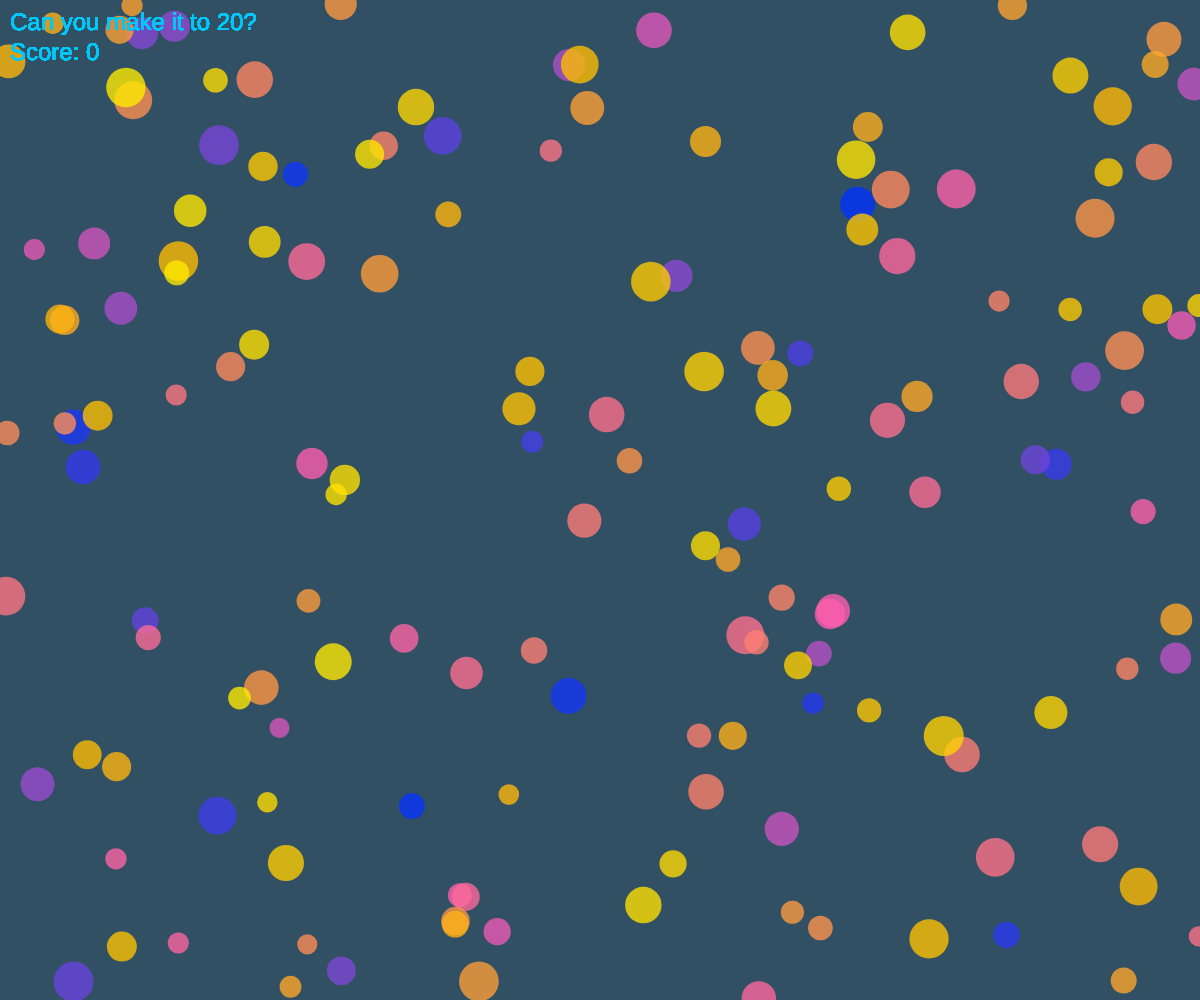
Frame 1 (no input)
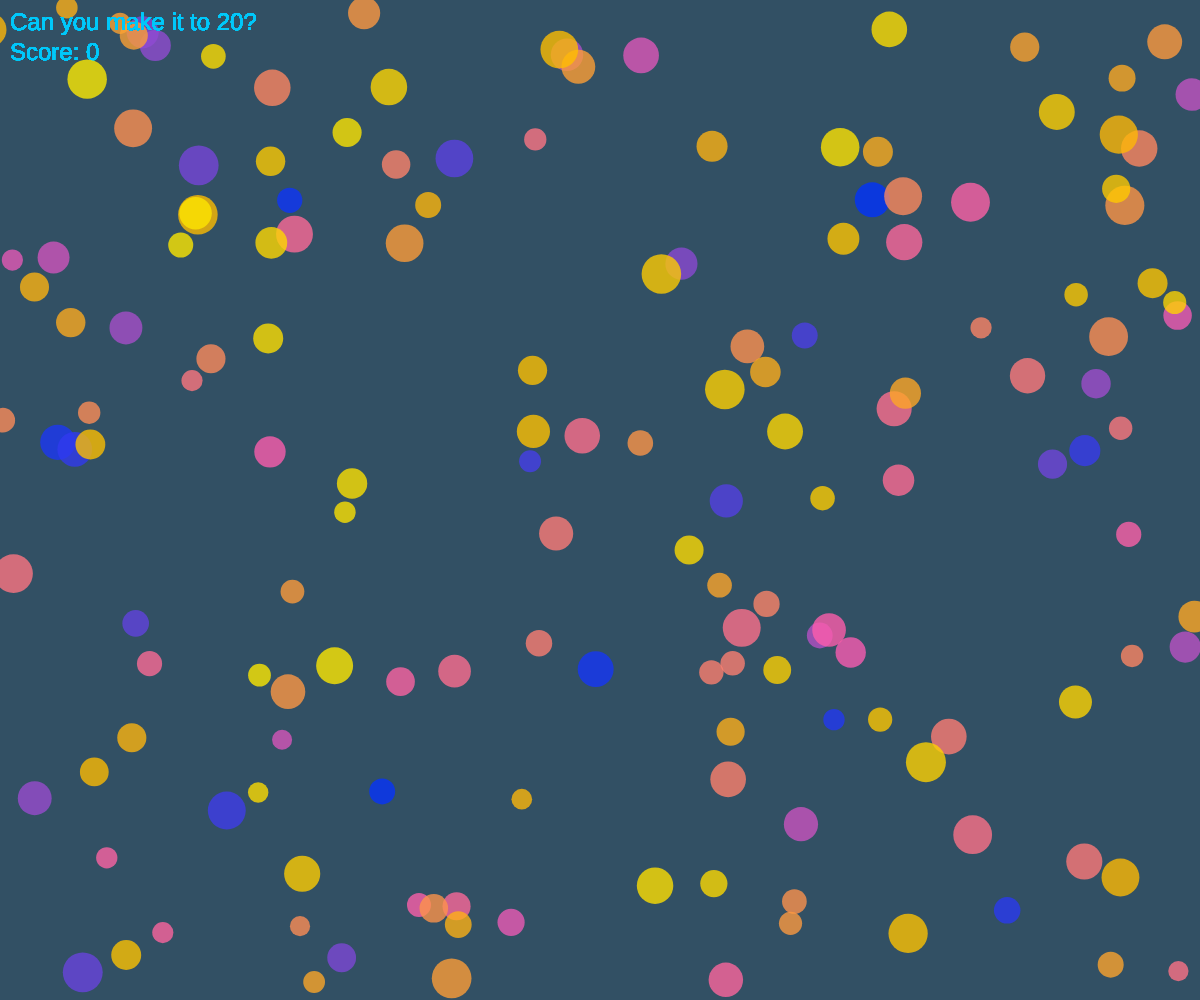
Frame 60 (no input)
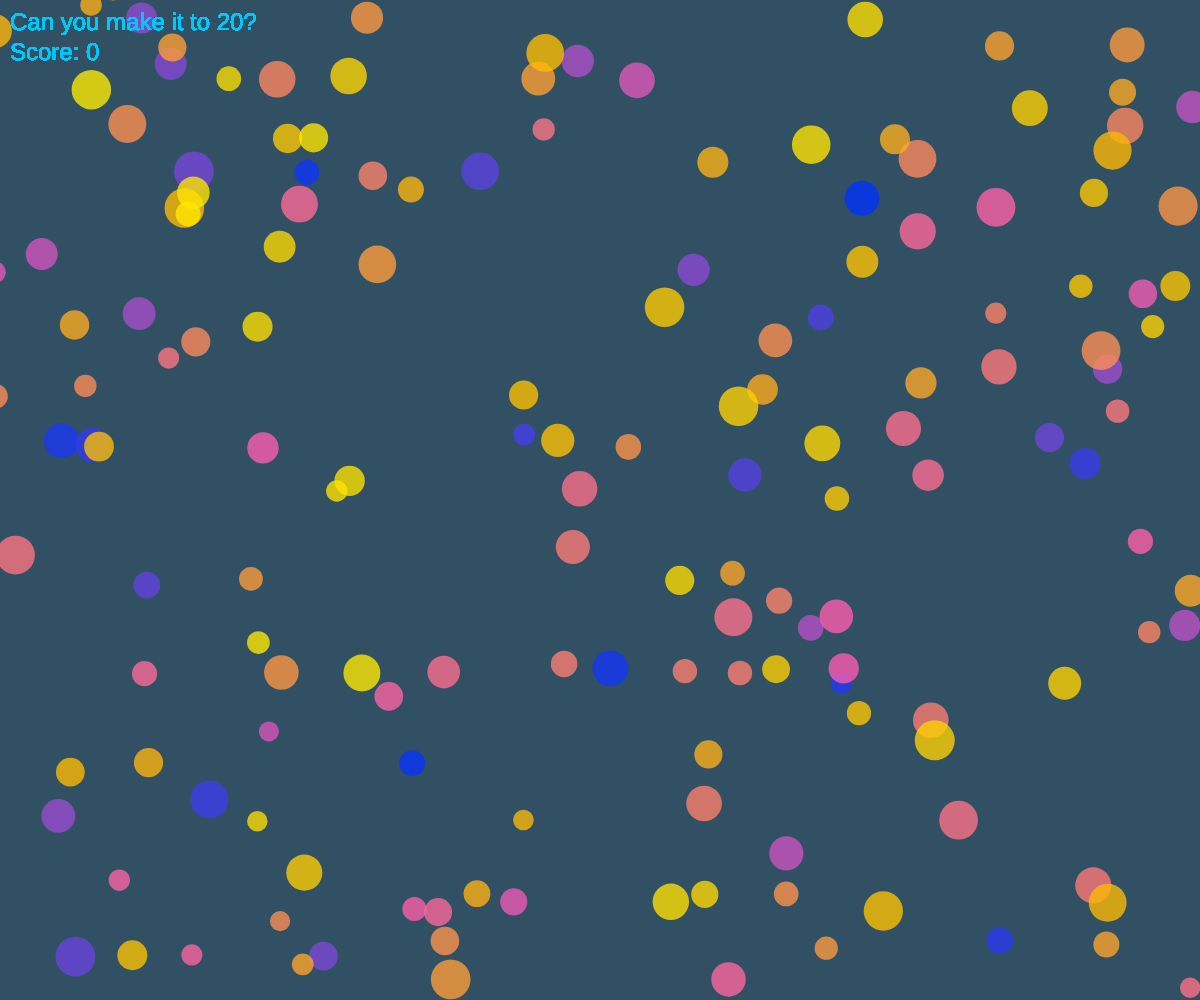
Frame 120 (the mouse pressed at the canvas centre since frame 60)

The p5.js sketch that drew these frames (run headless with seeded random() and noise() and a simulated clock; from frame 60 on, the mouse is pressed at the canvas centre):

// p5.js sketch
// ── sketch.js
let bubbles = [];
var score = 0;

function setup() {
  createCanvas(windowWidth, windowHeight);
  for (let i = 0; i < 160; i++) {
    let x = random(width);
    let y = random(height);
    let r = random(10, 20);
    let b = new Bubble(x, y, r);
    bubbles.push(b);
  }
}

function mousePressed() {
  for (let i = 0; i < bubbles.length; i++) {
    bubbles[i].clicked(mouseX, mouseY);
    console.log("Mouse has been pressed!");
  }
}

function draw() {
  background(50,80,100);
  
  if (score>19){
    scoreSuccess();
  }
  else{
    for (let i = 0; i < bubbles.length; i++) {
        let r = map(i,0,10,0,70);
        let g = map(i,0,60,50,120);
        let b = map(i,0,100,255,40);
        bubbles[i].move();
        bubbles[i].show(r,g,b);
        scoreNo();
    }
  }
}

class Bubble {
  constructor(x, y, r) {
    this.x = x;
    this.y = y;
    this.r = r;
    this.brightness = 200;
  }
  clicked(px, py) {
    let d = dist(px, py, this.x, this.y);
    if (d < this.r) {
      this.brightness = 0;
      score++;
    }
  }
  move() {
    this.x = this.x + random(-4, 4);
    this.y = this.y + random(-4, 4);

    if(this.x > windowWidth && this.y > windowHeight){
      this.x *= -2
      this.y *= -2
    }
    if(this.x < 0 && this.y < 0){
      this.x *= 2
      this.y *= 2
    }
  }
  show(rCol,gCol,bCol) {
    fill(rCol,gCol,bCol,this.brightness);
    noStroke();
    ellipse(this.x, this.y, this.r * 2);
  }
}

function scoreNo(){
  fill(0, 200, 250);
  textSize(24);
  text("Can you make it to 20?", 10, 30);
  text("Score: " + score, 10, 60);
}

function scoreSuccess(){
  fill(0, 200, 250);
  textSize(24);
  text("You did 20!",10,30);
}
